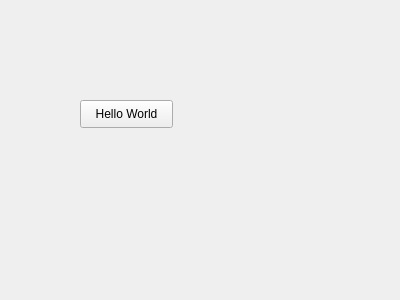
<?xml version="1.0" encoding="UTF-8"?>
<ui version="4.0">
 <class>Form</class>
 <widget class="QWidget" name="Form">
  <property name="geometry">
   <rect>
    <x>0</x>
    <y>0</y>
    <width>400</width>
    <height>300</height>
   </rect>
  </property>
  <property name="windowTitle">
   <string>Form</string>
  </property>
  <widget class="PushButton" name="pushButton">
   <property name="geometry">
    <rect>
     <x>80</x>
     <y>100</y>
     <width>93</width>
     <height>28</height>
    </rect>
   </property>
   <property name="text">
    <string>Hello World</string>
   </property>
  </widget>
 </widget>
 <customwidgets>
  <customwidget>
   <class>PushButton</class>
   <extends>QPushButton</extends>
   <header>qfluentwidgets</header>
  </customwidget>
 </customwidgets>
 <resources/>
 <connections/>
</ui>
